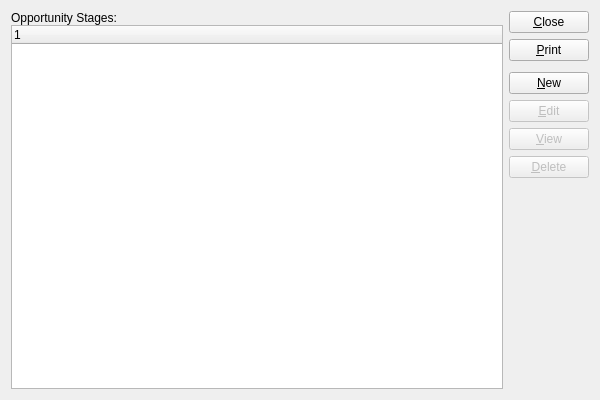
<?xml version="1.0" encoding="UTF-8"?>
<ui version="4.0">
 <comment>This file is part of the xTuple ERP: PostBooks Edition, a free and
open source Enterprise Resource Planning software suite,
Copyright (c) 1999-2011 by OpenMFG LLC, d/b/a xTuple.
It is licensed to you under the Common Public Attribution License
version 1.0, the full text of which (including xTuple-specific Exhibits)
is available at www.xtuple.com/CPAL.  By using this software, you agree
to be bound by its terms.</comment>
 <class>opportunityStages</class>
 <widget class="QWidget" name="opportunityStages">
  <property name="geometry">
   <rect>
    <x>0</x>
    <y>0</y>
    <width>600</width>
    <height>400</height>
   </rect>
  </property>
  <property name="windowTitle">
   <string>List Opportunity Stages</string>
  </property>
  <layout class="QGridLayout" name="gridLayout">
   <item row="0" column="0">
    <layout class="QVBoxLayout">
     <property name="spacing">
      <number>0</number>
     </property>
     <item>
      <widget class="QLabel" name="_oplistLit">
       <property name="text">
        <string>Opportunity Stages:</string>
       </property>
      </widget>
     </item>
     <item>
      <widget class="XTreeWidget" name="_oplist"/>
     </item>
    </layout>
   </item>
   <item row="0" column="1">
    <layout class="QVBoxLayout" name="verticalLayout">
     <item>
      <widget class="QPushButton" name="_close">
       <property name="text">
        <string>&amp;Close</string>
       </property>
      </widget>
     </item>
     <item>
      <widget class="QPushButton" name="_print">
       <property name="text">
        <string>&amp;Print</string>
       </property>
      </widget>
     </item>
     <item>
      <spacer name="verticalSpacer">
       <property name="orientation">
        <enum>Qt::Vertical</enum>
       </property>
       <property name="sizeType">
        <enum>QSizePolicy::Preferred</enum>
       </property>
       <property name="sizeHint" stdset="0">
        <size>
         <width>20</width>
         <height>5</height>
        </size>
       </property>
      </spacer>
     </item>
     <item>
      <widget class="QPushButton" name="_new">
       <property name="text">
        <string>&amp;New</string>
       </property>
      </widget>
     </item>
     <item>
      <widget class="QPushButton" name="_edit">
       <property name="enabled">
        <bool>false</bool>
       </property>
       <property name="text">
        <string>&amp;Edit</string>
       </property>
      </widget>
     </item>
     <item>
      <widget class="QPushButton" name="_view">
       <property name="enabled">
        <bool>false</bool>
       </property>
       <property name="text">
        <string>&amp;View</string>
       </property>
      </widget>
     </item>
     <item>
      <widget class="QPushButton" name="_delete">
       <property name="enabled">
        <bool>false</bool>
       </property>
       <property name="text">
        <string>&amp;Delete</string>
       </property>
      </widget>
     </item>
     <item>
      <spacer>
       <property name="orientation">
        <enum>Qt::Vertical</enum>
       </property>
       <property name="sizeType">
        <enum>QSizePolicy::Expanding</enum>
       </property>
       <property name="sizeHint" stdset="0">
        <size>
         <width>20</width>
         <height>20</height>
        </size>
       </property>
      </spacer>
     </item>
    </layout>
   </item>
  </layout>
 </widget>
 <layoutdefault spacing="6" margin="11"/>
 <pixmapfunction>qPixmapFromMimeSource</pixmapfunction>
 <customwidgets>
  <customwidget>
   <class>XTreeWidget</class>
   <extends>QTreeWidget</extends>
   <header>xtreewidget.h</header>
   <container>1</container>
  </customwidget>
 </customwidgets>
 <tabstops>
  <tabstop>_oplist</tabstop>
  <tabstop>_new</tabstop>
  <tabstop>_edit</tabstop>
  <tabstop>_view</tabstop>
  <tabstop>_delete</tabstop>
  <tabstop>_print</tabstop>
  <tabstop>_close</tabstop>
 </tabstops>
 <resources/>
 <connections>
  <connection>
   <sender>_oplist</sender>
   <signal>valid(bool)</signal>
   <receiver>_view</receiver>
   <slot>setEnabled(bool)</slot>
   <hints>
    <hint type="sourcelabel">
     <x>20</x>
     <y>20</y>
    </hint>
    <hint type="destinationlabel">
     <x>20</x>
     <y>20</y>
    </hint>
   </hints>
  </connection>
  <connection>
   <sender>_close</sender>
   <signal>clicked()</signal>
   <receiver>opportunityStages</receiver>
   <slot>close()</slot>
   <hints>
    <hint type="sourcelabel">
     <x>20</x>
     <y>20</y>
    </hint>
    <hint type="destinationlabel">
     <x>20</x>
     <y>20</y>
    </hint>
   </hints>
  </connection>
 </connections>
</ui>
